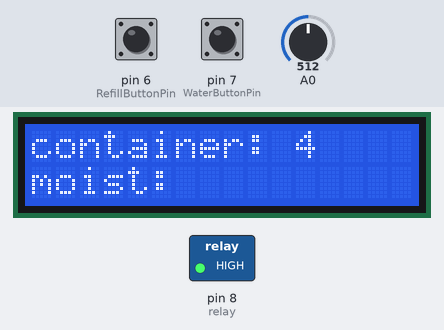
The sketch below on a simulated Arduino Uno, built with avr-gcc and run on an emulated ATmega328P. Parts: 16×2 character LCD, switched loads named in the sketch (green lamp = pin HIGH). The inputs (shaded band) are chosen by the test bench; at power-on: A0 = 512, pin 6 (RefillButtonPin) LOW, pin 7 (WaterButtonPin) LOW.

Above: at 1.2 s.
1.3 s: A0 set to 870
At 5.4 s:
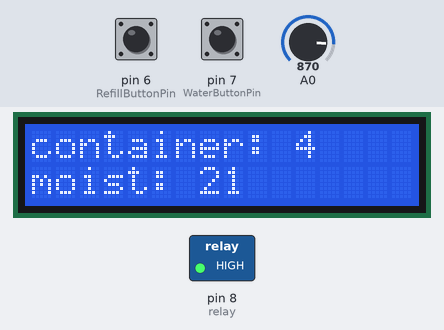
6.5 s: A0 set to 887
At 10.5 s:
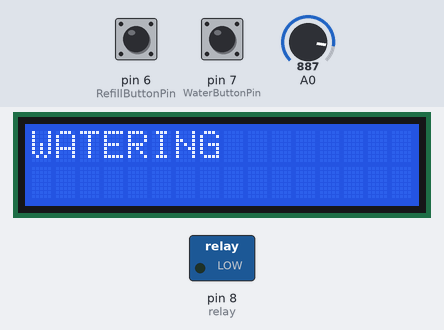
Timing chart, 0 to 12.0 s (numbered marks = the images above; inputs shaded):
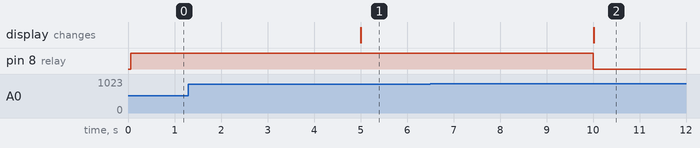

Measured:
- the behaviour switches between 878 and 879 on A0 (found by bisection; images 1 and 2)
- after the input at 1.3 s, the display: changes after 3.7 s (image 1)
- after the input at 6.5 s, pin 8 (relay): HIGH → LOW after 3.5 s; the display: changes after 3.5 s (image 2)

The sketch:

PilantOffline.ino
```cpp
#include <LiquidCrystal.h>


const int rs = 12, en = 11, d4 = 5, d5 = 4, d6 = 3, d7 = 2;
LiquidCrystal lcd(rs, en, d4, d5, d6, d7);

const int WaterButtonPin = 7;
const int RefillButtonPin = 6;
const int relay =  8;
int WaterButtonState = 0;
int RefillButtonState = 0;
int containerState = 4;
unsigned long time_now = 0;
long period = 5000;
//long days = 345600000;

void setup() {
  lcd.begin(16, 2);

  pinMode(relay, OUTPUT);
  pinMode(WaterButtonPin, INPUT);
  pinMode(RefillButtonPin, INPUT);
  digitalWrite(relay, HIGH);
}

int MaxDry = 1023;
int MaxWet = 300;
int PercentMax = 100;
int PercentMin = 0;

void loop() {
  WaterButtonState = digitalRead(WaterButtonPin);
  RefillButtonState = digitalRead(RefillButtonPin);

  if (WaterButtonState == HIGH) {
    if (containerState > 0) {
      Water();
    } else {
      lcd.clear();
      lcd.print("REFILL NEEDED");
      delay(5000);
      lcd.clear();
      ReadSensors();
    }
  } else {
    ReadSensors();
  }
  if (RefillButtonState == HIGH) {
    lcd.clear();
    containerState = 4;
    lcd.print("REFILL SAVED");
    delay(5000);
    lcd.clear();
    ReadSensors();
  } else {
    ReadSensors();
  }
}

void ReadSensors() {
  lcd.setCursor(0, 0);
  lcd.print("container: ");
  lcd.setCursor(11, 0);
  lcd.print(containerState);
  lcd.setCursor(0, 1);
  lcd.print("moist: ");

  if(millis() > time_now + period) {
     time_now = millis();
     int moist = analogRead(A0);
     moist = map(moist, MaxDry, MaxWet, PercentMin, PercentMax);
     lcd.setCursor(7, 1);
     lcd.print(moist);
     if (moist < 20 && containerState > 0) {
      Water();
     }
  }
}

void Water() {
  digitalWrite(relay, LOW);
  lcd.clear();
  lcd.print("WATERING");
  delay(70000);
  digitalWrite(relay, HIGH);
  lcd.clear();
  containerState--;
}
```
